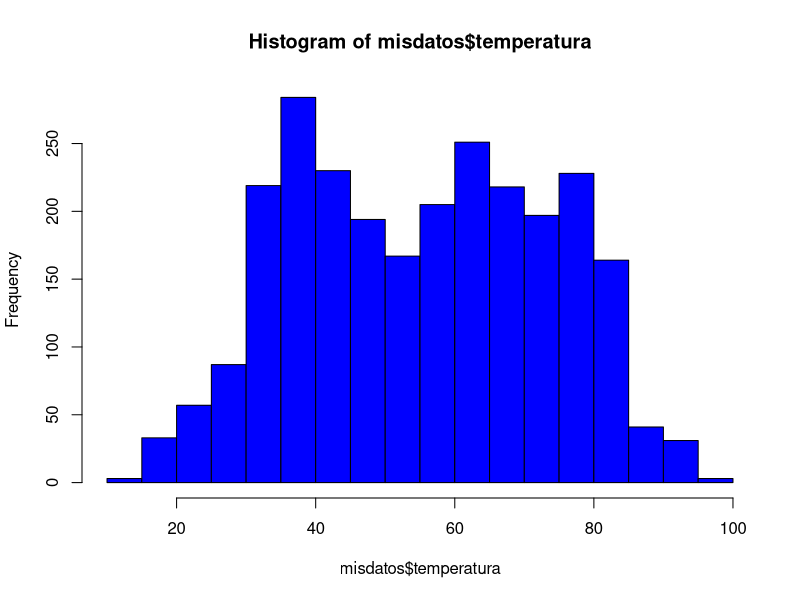
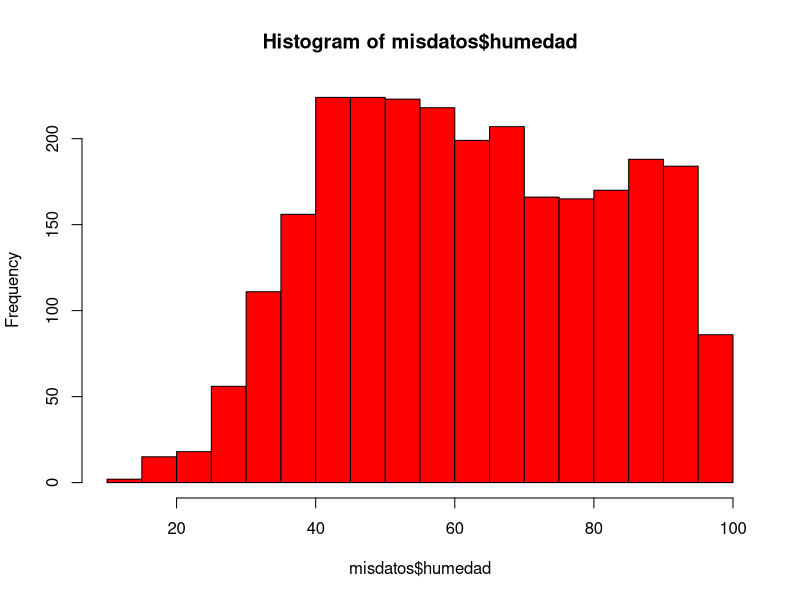
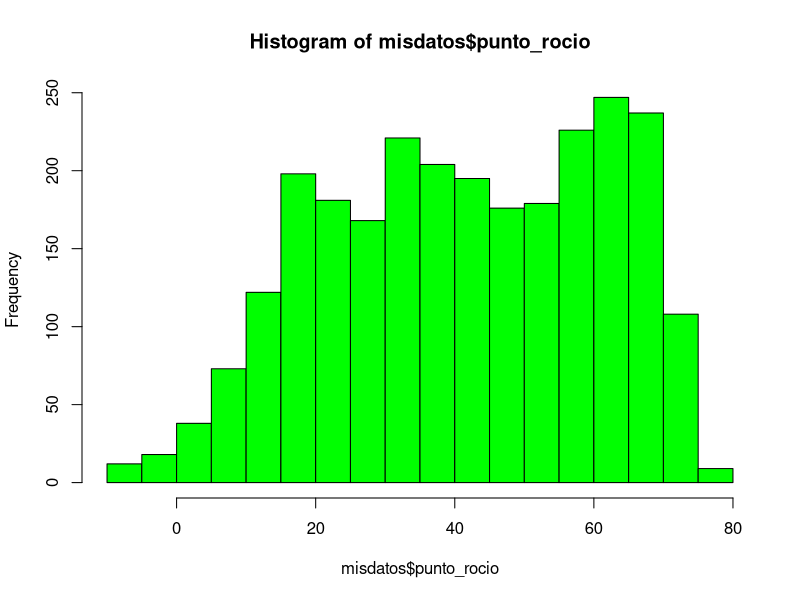
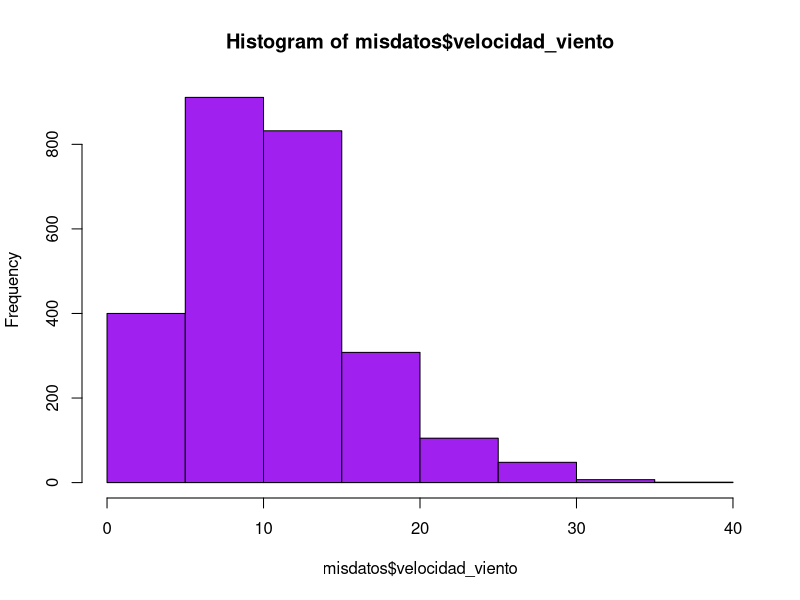

These charts were generated, in order, by the following R code:
# nombre del archivo a mandar por correo:
# nombre_apellido_inferencia_profesor.R
# ejemplo:
# juan_perez_estadistica_mayer.R

# No olvide ejecutar las líneas 6 y 11 antes de empezar el resto del trabajo
library(readxl)
library(dplyr)

# 1. Use la función read_excel para cargar los datos que se encuentran en el archivo excel datos_ie.xlsx
misdatos <- read_excel("datos_ie.xlsx")



# 2. Para la variable "velocidad_viento", que es una de las columnas de los datos 
# que acaba de cargar, encuentre lo siguiente usando la función quantile:
# 2.1 el cuantil 0.025 (2 pto)
# 2.2 la mediana (2 pto)
# 2.3 el cuantil 0.975 (2 pto)
# Nota la función quantile es la que calcula cuantiles de un vector. Por ejemplo si el vector se llama x y
# queremos calcular el cuantil 37 escribiremos en R quantile(x, 0.37)

quantile(misdatos$velocidad_viento, c(0.025,0.50,0.975))
#La mediana la calculé directamente como el quantil 0.5


# 3. Para la variable "temperatura" compute lo siguiente
# 3.1 la media (2 pto)
# 3.2 la desviación estandar    (2 pto)
# 3.3 la cantidad de observaciones (n)   (2 pto)
# 3.4 la desviación estandar, dividida por la raíz de n  (2 pto)

quantile(misdatos$temperatura, 0.5) #Mediana
a <- misdatos$temperatura
tamaño_temperatura <- length(a)
sd(misdatos$temperatura)/sqrt(tamaño_temperatura)



# 4. Grafique los histogramas de estas cuatro variables: temperatura, humedad,
# punto_rocio y velocidad_viento. Puede usar cualquier función y paquete de R (4 pts)

hist(misdatos$temperatura,col = "blue")
hist(misdatos$humedad,col = "red")
hist(misdatos$punto_rocio,col = "green")
hist(misdatos$velocidad_viento,col = "purple")


# 5. Use el comando pnorm, para encontrar la probabilidad de que una variable aleatoria normal
# estándard esté entre -1 y 1.2, es decir, encontrar P(-1 <= z <= 1.2)
# Nota, el comando pnorm asume por defecto que nuestra normal es estándar. (2 pto)
prob_1 <- pnorm(-1,mean = 0,sd = 1)
prob_2 <- pnorm(1.2,mean = 0,sd = 1)
resultado=prob_2 - prob_1
